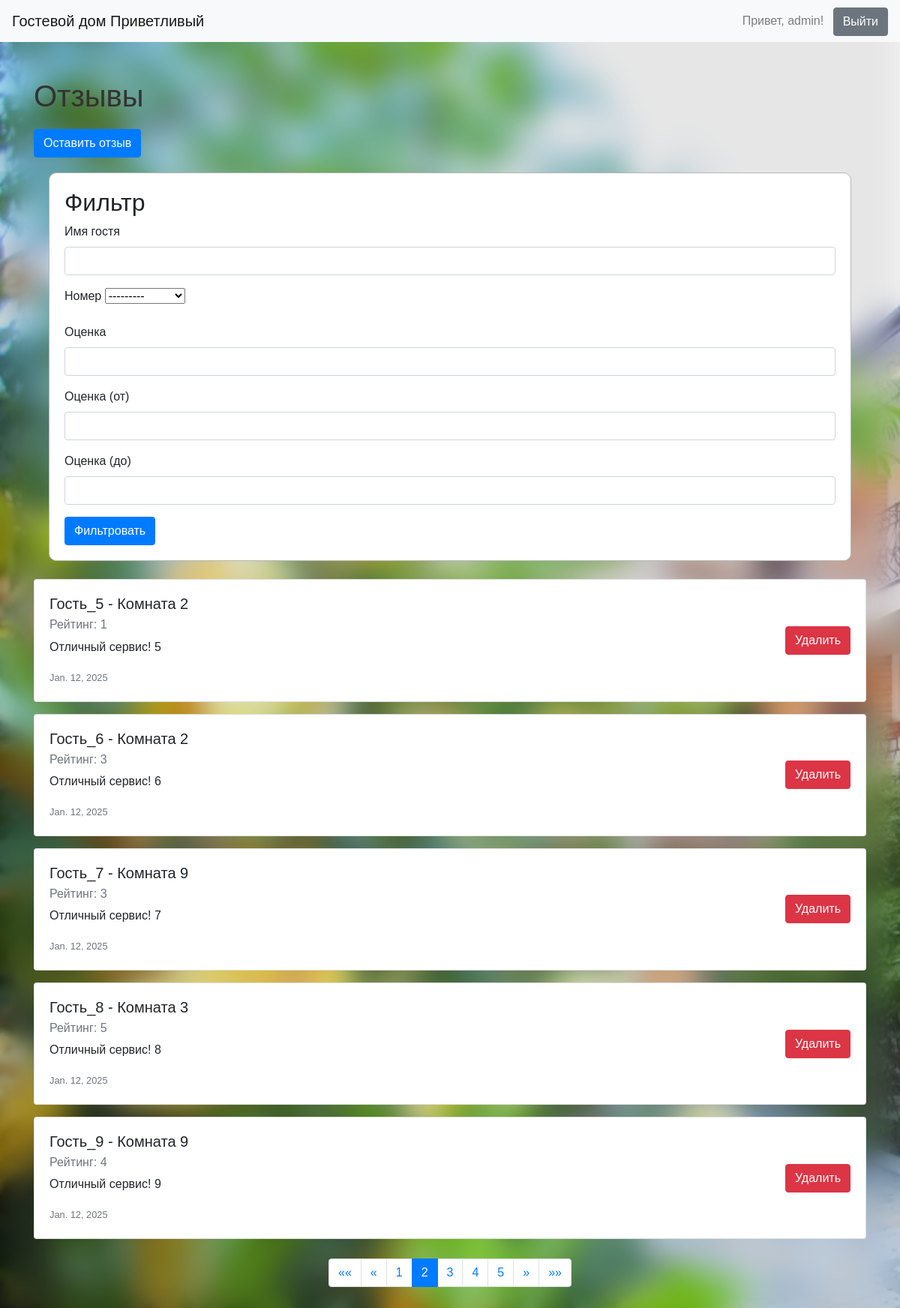
The page /reviews/?page=2 (signed in) on the database its author committed.
### bookings/models.py (models this page shows, shortened)
class Review(models.Model):
    guest_name = models.CharField(max_length=100, verbose_name="Имя гостя")
    room = models.ForeignKey(Room, on_delete=models.CASCADE, verbose_name="Номер")
    rating = models.IntegerField(verbose_name="Оценка")
    comment = models.TextField(verbose_name="Комментарий")
    review_date = models.DateField(default=timezone.now, verbose_name="Дата отзыва")
    history = HistoricalRecords()  # Отслеживание истории
    class Meta:
        verbose_name = "Отзыв"
        verbose_name_plural = "Отзывы"
        ordering = ['review_date']

class Room(models.Model):
    name = models.CharField(max_length=100, verbose_name="Название номера")
    room_number = models.CharField(max_length=10, verbose_name="Номер комнаты")
    room_type = models.CharField(max_length=50, verbose_name="Тип номера")
    price_per_night = models.DecimalField(max_digits=6, decimal_places=2, verbose_name="Цена за ночь")
    max_occupancy = models.IntegerField(verbose_name="Максимальная вместимость")
    amenities = models.ManyToManyField('Amenity', blank=True, verbose_name="Удобства")
    image = models.ImageField(upload_to='images/', verbose_name="Изображение")
    history = HistoricalRecords()  # Отслеживание истории
    def __str__(self):
        return self.name
    class Meta:
        verbose_name = "Номер"
        verbose_name_plural = "Номера"
        ordering = ['name']

### bookings/views.py (the view)
# urls.py: path('reviews/', views.review_list, name='review_list'),
@login_required
def review_list(request):
    reviews = Review.objects.all()
    filterset = ReviewFilter(request.GET, queryset=reviews)  # Применяем фильтр
    filtered_queryset = filterset.qs  # Получаем отфильтрованный queryset
    paginator = Paginator(filtered_queryset, 5)  # Разбиваем на страницы по 5 объектов
    page_number = request.GET.get('page')  # Получаем номер страницы из GET-запроса
    reviews = paginator.get_page(page_number)  # Получаем объект страницы
    rooms = Room.objects.all()
    context = {
        'reviews': reviews,
        'rooms': rooms,
        'filterset': filterset
    }
    return render(request, 'bookings/review_list.html', context)

### bookings/templates/bookings/review_list.html (shortened to what this page needs)
{% load crispy_forms_tags %}
<!DOCTYPE html>
<html lang="en">
<head>
    {% load static %}
    <link rel="stylesheet" type="text/css"
          href="https://stackpath.bootstrapcdn.com/bootstrap/4.5.2/css/bootstrap.min.css">
    <link rel="stylesheet" href="{% static 'css/styles.css' %}">
</head>
<body>
<header class="navbar navbar-expand-lg navbar-light bg-light">
    <a class="navbar-brand" href="{% url 'index' %}">Гостевой дом Приветливый</a>
    <div class="ml-auto">
        {% if user.is_authenticated %}
            <span class="navbar-text">Привет, {{ user.username }}!</span>
            <form method="post" action="{% url 'logout' %}" style="display: inline;">
                <button type="submit" class="btn btn-secondary ml-2">Выйти</button>
            </form>
        {% else %}
            <button class="btn btn-primary" data-toggle="modal" data-target="#loginModal">Войти</button>
        {% endif %}
    </div>
</header>
<div class="container mt-5">
    <h1>Отзывы</h1>
    <button type="button" class="btn btn-primary" data-toggle="modal" data-target="#reviewModal">
        Оставить отзыв
    </button>
    <div class="room">
        <h2>Фильтр</h2>
        <form method="get">
            {{ filterset.form|crispy }}
            <button type="submit" class="btn btn-primary">Фильтровать</button>
        </form>
    </div>
    <div class="mt-4">
        {% for review in reviews %}
            <div class="card mb-3">
                <div class="card-body d-flex justify-content-between align-items-center">
                    <div>
                        <h5 class="card-title">{{ review.guest_name }} - {{ review.room.name }}</h5>
                        <h6 class="card-subtitle mb-2 text-muted">Рейтинг: {{ review.rating }}</h6>
                        <p class="card-text">{{ review.comment }}</p>
                        <p class="card-text"><small class="text-muted">{{ review.review_date }}</small></p>
                    </div>
                    {% if user.is_staff %}
                        <form method="post" action="{% url 'delete_review' review.id %}" class="ml-3">
                            <button type="submit" class="btn btn-danger">Удалить</button>
                        </form>
                    {% endif %}
                </div>
            </div>
        {% endfor %}
    </div>
</div>
<nav aria-label="Page navigation">
    <ul class="pagination">
        {% if reviews.has_previous %}
            <li class="page-item">
                <a class="page-link" href="?page=1" aria-label="First">
                    <span aria-hidden="true">&laquo;&laquo;</span>
                </a>
            </li>
            <li class="page-item">
                <a class="page-link" href="?page={{ reviews.previous_page_number }}" aria-label="Previous">
                    <span aria-hidden="true">&laquo;</span>
                </a>
            </li>
        {% endif %}
        {% for num in reviews.paginator.page_range %}
            {% if reviews.number == num %}
                <li class="page-item active">
                    <a class="page-link" href="?page={{ num }}">{{ num }}</a>
                </li>
            {% else %}
                <li class="page-item">
                    <a class="page-link" href="?page={{ num }}">{{ num }}</a>
                </li>
            {% endif %}
        {% endfor %}
        {% if reviews.has_next %}
            <li class="page-item">
                <a class="page-link" href="?page={{ reviews.next_page_number }}" aria-label="Next">
                    <span aria-hidden="true">&raquo;</span>
                </a>
            </li>
            <li class="page-item">
                <a class="page-link" href="?page={{ reviews.paginator.num_pages }}" aria-label="Last">
                    <span aria-hidden="true">&raquo;&raquo;</span>
                </a>
            </li>
        {% endif %}
    </ul>
</nav>
</body>
</html>

### static/css/styles.css (style rules this page uses)
body { font-family: Arial, sans-serif; background-image: url("/media/images/background.webp"); backdrop-filter: brightness(110%) saturate(150%) blur(20px) contrast(80%); background-size: cover; background-attachment: fixed; margin: 0; padding: 0; min-height: 100vh; }
.container { margin-top: 80px; }
h1 { color: #333; margin-bottom: 20px; }
ul { list-style-type: none; padding: 0; margin: 0; }
li { margin: 10px 0; }
a { text-decoration: none; color: #0066cc; }
.room { padding: 20px; margin: 20px; background: white; border: 1px solid #b6b6b6; border-radius: 10px; }
.pagination { justify-content: center; padding-bottom: 40px; }

### rows shown on the page
Review: guest_name "Гость_5", room.name "Комната 2", rating "1", comment "Отличный сервис! 5", review_date "Jan. 12, 2025"
Review: guest_name "Гость_6", room.name "Комната 2", rating "3", comment "Отличный сервис! 6", review_date "Jan. 12, 2025"
Review: guest_name "Гость_7", room.name "Комната 9", rating "3", comment "Отличный сервис! 7", review_date "Jan. 12, 2025"
Review: guest_name "Гость_8", room.name "Комната 3", rating "5", comment "Отличный сервис! 8", review_date "Jan. 12, 2025"
Review: guest_name "Гость_9", room.name "Комната 9", rating "4", comment "Отличный сервис! 9", review_date "Jan. 12, 2025"

### other values the page prints
{{ user.username }} "admin"
{{ num }} "1" "3" "4" "5"
{{ num }} "2"
